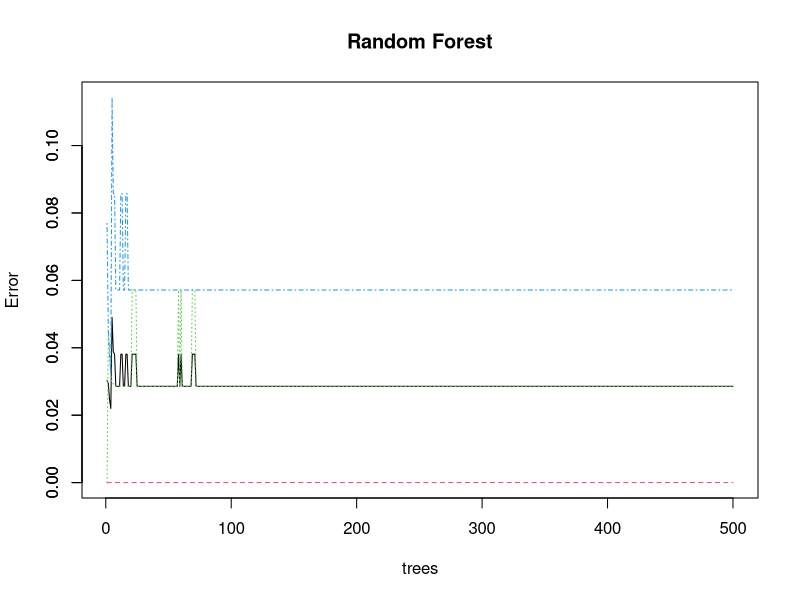
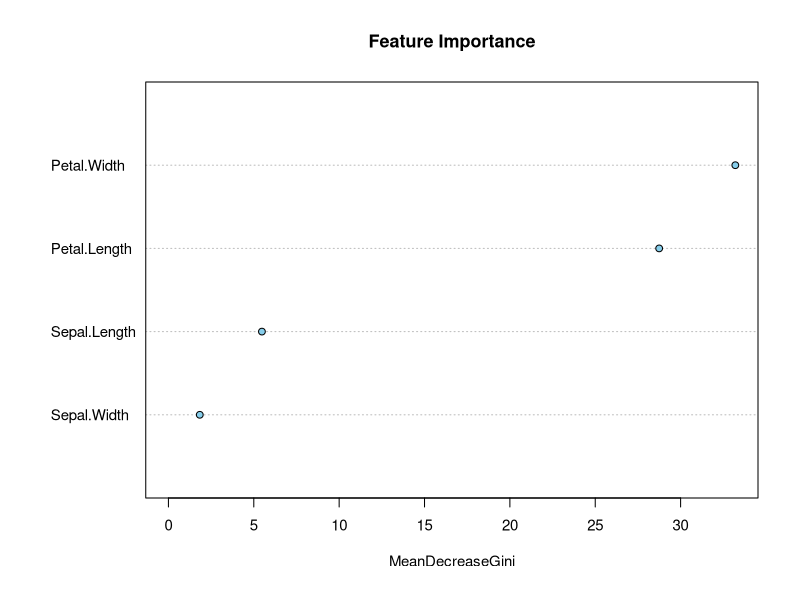

Recreate these plots in R, in order.
#01 - INSTALANDO E CARREGANDO PACOTES
#install.packages('randomForest')
library(randomForest)
#install.packages('caTools')
library(caTools)
library(dplyr)
#install.packages('caret')
library(ggplot2)
library(caret)
#install.packages('e1071', dependencies=TRUE)
library(e1071)
install.packages("ROCR")
library(ROCR)
#02 - VISUALIZACAO - IRIS
View(iris)

#03 - ATRIBUICAO DE IRIS NO OBJETO DATA
data=as.data.frame(iris[,c(1:5)])

#04 - TRANSFORMANDO SPECIES EM FATORES NA VARIAVEL TESTE: 0, 1, 2
data$teste[data$Species == 'setosa'] <- 0
data$teste[data$Species == 'versicolor'] <- 1
data$teste[data$Species == 'virginica'] <- 2

#05 - SUMARIZANDO INFOS, CLASSES DE CADA VARIAVEL
summary(data)
sapply(data, class)

#06 - NOVA VARIAVEL "TESTE" COMO UM FATOR
data <- transform(data, teste=as.factor(teste))

#07 - CONFERINDO A TRANSFORMACAO
sapply(data, class)
summary(data)

#08 - PARTICIONANDO A AMOSTRA
sample = sample.split(data$teste, SplitRatio = .7)

#09 - SUBSETS DE TREINO E TESTE
train = subset(data, sample == TRUE)
test  = subset(data, sample == FALSE)

#10 - CONFERINDO O TAMANHO DOS SUBSETS
dim(train)
dim(test)

#11 - ATRIBUICAO DO RANDOM FOREST A VARIAVEIS CONTINUAS [1:4] AO FATOR [6],
#NUMERO DE ARVORES, NUMERO DE PREDICAO PARA CADA NO, IMPORTANCIA
rf <- randomForest(x=train[,1:4], y=train[,6], ntreeTry=500, mtry=2, importance=F, keep.forest=T)

#12 - PLOTANDO O RANDOM FOREST PARA CADA FATOR E MOSTRANDO O ERRO
#PELO NUMERO DE ARVORES SELECIONADO
rf
plot(rf, main = "Random Forest")

#13 - DEFININDO NUMERO DE AXIS
axis(2)

#14 - IMPORTANCIA DE CADA FATOR E GRAFICO DE IMPORTANCIA
importance(rf)
varImpPlot(rf,bg = "skyblue", cex=.9, main = "Feature Importance")

#15 - MATRIZ DE CONFUSAO
pred = predict(rf, newdata=test)
pred

confusionMatrix(table(pred, test$teste))
